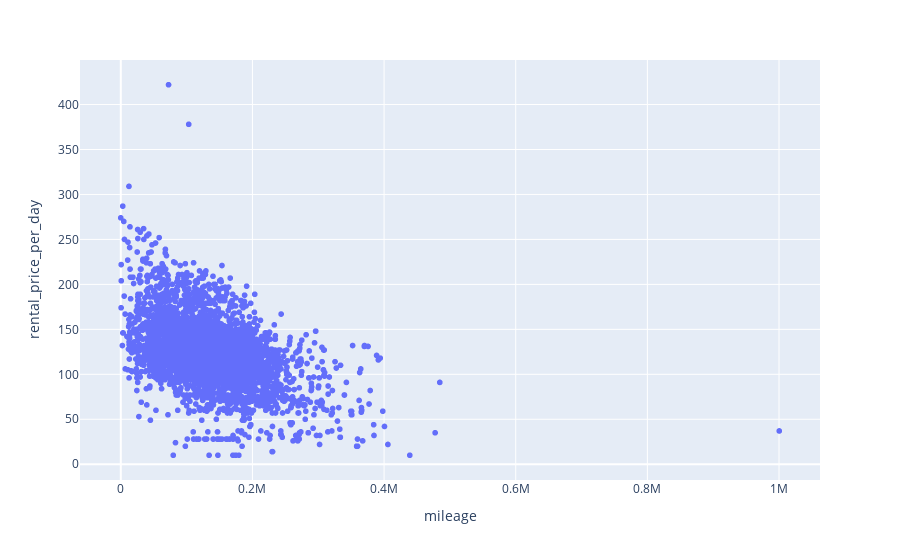

The notebook cell this image was saved under:
### Code cell
px.scatter(pricing_df, x = 'mileage', y = 'rental_price_per_day')

### Figure 1 — Plotly figure (JSON) as saved in the notebook; plotly's stock layout.template omitted (floating-point values rounded to 4 significant figures; data arrays with more than 128 entries replaced by an {"elided": "..."} marker saying what was removed)
{"data": [{"hovertemplate": "mileage=%{x}<br>rental_price_per_day=%{y}<extra></extra>", "legendgroup": "", "marker": {"color": "#636efa", "symbol": "circle"}, "mode": "markers", "name": "", "showlegend": false, "type": "scattergl", "x": {"elided": "4843 int values"}, "xaxis": "x", "y": {"elided": "4843 int values"}, "yaxis": "y"}], "layout": {"legend": {"tracegroupgap": 0}, "margin": {"t": 60}, "xaxis": {"anchor": "y", "domain": [0, 1], "title": {"text": "mileage"}}, "yaxis": {"anchor": "x", "domain": [0, 1], "title": {"text": "rental_price_per_day"}}}}
